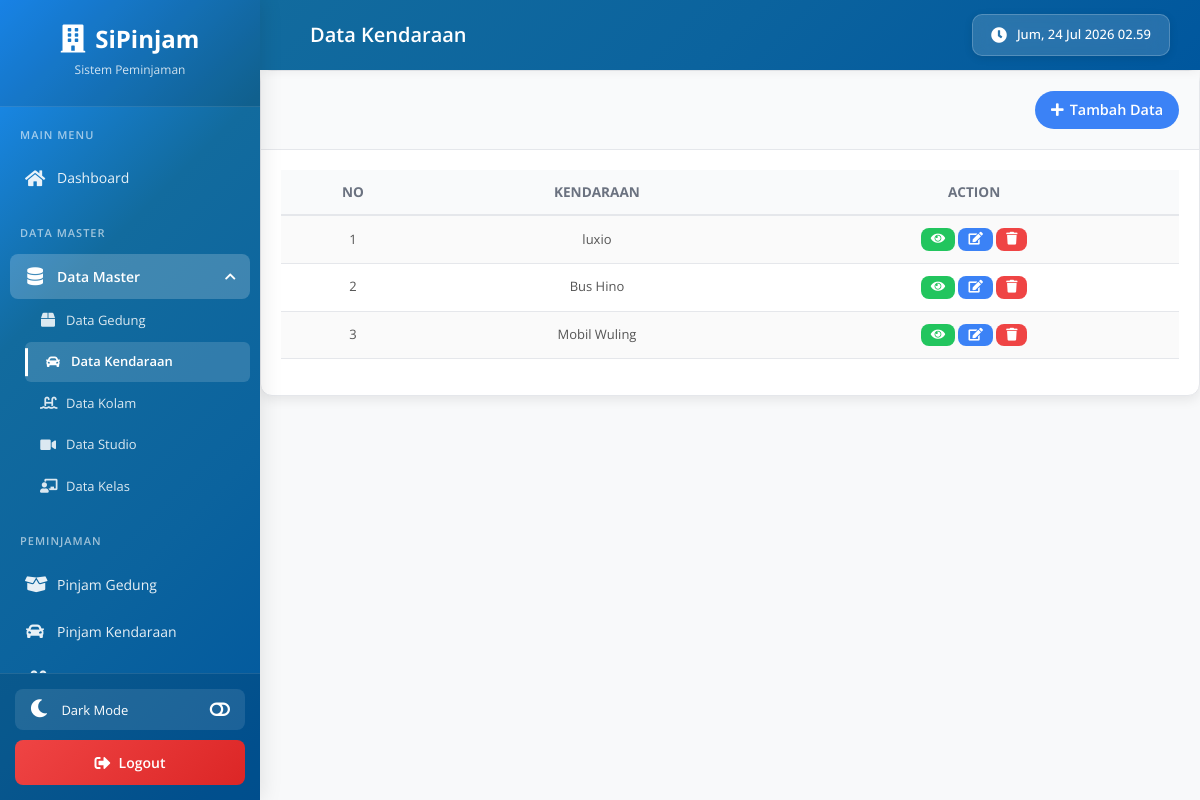
The page /admin/?view=dataruangan (signed in) on the database its author committed.
### tables this page shows
CREATE TABLE `kendaraan` (
  `id_kendaraan` int(11) NOT NULL,
  `nama_kendaraan` varchar(255) DEFAULT NULL,
  `deskripsi` text DEFAULT NULL,
  `foto` varchar(255) DEFAULT NULL
);

### admin/master/ruangan/dataruangan.php (the view, shortened to what this page needs)
<?php
include '../koneksi.php';
function safe($v) {
    return htmlspecialchars((string)$v ?? '', ENT_QUOTES, 'UTF-8');
}
?>
<div class="kendaraan-content">
  <div class="row">
    <div class="col-md-12">
      <div class="card">
        <div class="card-header">
          <div class="d-flex align-items-center">
            <button class="btn btn-primary btn-round ml-auto" data-toggle="modal" data-target="#modalAddRuangan">
              <i class="fa fa-plus"></i> Tambah Data
            </button>
          </div>
        </div>
        <div class="card-body">
          <div class="table-responsive">
            <table id="add-row" class="display table table-striped table-hover">
              <thead>
                <tr>
                  <th>No</th>
                  <th>Kendaraan</th>
                  <th>Action</th>
                </tr>
              </thead>
              <tbody>
                <?php
                  $no = 1;
                  $query = mysqli_query($conn,'SELECT * FROM kendaraan ORDER BY id_kendaraan DESC');
                  while ($ruangan = mysqli_fetch_array($query)) {
                ?>
                <tr>
                  <td><?= $no++ ?></td>
                  <td><?= safe($ruangan['nama_kendaraan']) ?></td>
                  <td>
                    <a href="#modalDetailRuangan<?= $ruangan['id_kendaraan'] ?>" data-toggle="modal" title="Detail" class="btn btn-xs btn-success">
                      <i class="fa fa-eye"></i>
                    </a>
                    <a href="#modalEditRuangan<?= $ruangan['id_kendaraan'] ?>" data-toggle="modal" title="Edit" class="btn btn-xs btn-primary">
                      <i class="fa fa-edit"></i>
                    </a>
                    <a href="#modalHapusRuangan<?= $ruangan['id_kendaraan'] ?>" data-toggle="modal" title="Hapus" class="btn btn-xs btn-danger">
                      <i class="fa fa-trash"></i>
                    </a>
                  </td>
                </tr>
                <?php } ?>
              </tbody>
            </table>
          </div>
        </div>
      </div>
    </div>
  </div>
</div>

### admin/index.php (style rules this page uses)
*, *::before, *::after { box-sizing: border-box; margin: 0; padding: 0; }
html { -webkit-text-size-adjust: 100%; -moz-text-size-adjust: 100%; text-size-adjust: 100%; }
body { margin: 0; padding: 0; background: #f8f9fa; font-family: 'Open Sans', sans-serif; line-height: 1.5; -webkit-font-smoothing: antialiased; -moz-osx-font-smoothing: grayscale; overflow-x: auto; overflow-y: auto; }
input, button, textarea, select { font: inherit; }
.card { border-radius: 12px; box-shadow: 0 2px 15px rgba(0,0,0,0.08); border: none; transition: transform 0.3s ease, box-shadow 0.3s ease; }

### admin/master/ruangan/dataruangan.php (style rules this page uses)
.kendaraan-content, .kendaraan-content * { box-sizing: border-box !important; }
.kendaraan-content .page-header, .kendaraan-content .card, .kendaraan-content .card-header, .kendaraan-content .card-body, .kendaraan-content .row { margin: revert !important; padding: revert !important; }
.kendaraan-content { --ken-primary: #3b82f6; --ken-success: #22c55e; --ken-danger: #ef4444; --ken-text: #1f2937; --ken-muted: #6b7280; --ken-border: #e5e7eb; --ken-card: #ffffff; --ken-shadow: 0 4px 12px rgba(0,0,0,0.08); }
.kendaraan-content .row { display: flex !important; flex-wrap: wrap !important; margin: 0 -15px !important; }
.kendaraan-content .col-md-12 { flex: 0 0 100% !important; max-width: 100% !important; padding: 0 15px !important; }
.kendaraan-content .card { background: var(--ken-card) !important; border: 1px solid var(--ken-border) !important; border-radius: 12px !important; box-shadow: var(--ken-shadow) !important; margin-bottom: 20px !important; }
.kendaraan-content .card-header { padding: 20px !important; background: #f9fafb !important; border-bottom: 1px solid var(--ken-border) !important; }
.kendaraan-content .card-body { padding: 20px !important; }
.kendaraan-content .d-flex { display: flex !important; }
.kendaraan-content .align-items-center { align-items: center !important; }
.kendaraan-content .ml-auto { margin-left: auto !important; }
.kendaraan-content .btn { display: inline-flex !important; align-items: center !important; gap: 6px !important; padding: 8px 16px !important; font-size: 0.9rem !important; font-weight: 600 !important; border: none !important; border-radius: 8px !important; cursor: pointer !important; text-decoration: none !important; transition: all 0.2s ease !important; }
.kendaraan-content .btn-primary { background: var(--ken-primary) !important; color: white !important; }
.kendaraan-content .btn-success { background: var(--ken-success) !important; color: white !important; }
.kendaraan-content .btn-danger { background: var(--ken-danger) !important; color: white !important; }
.kendaraan-content .btn-xs { padding: 5px 10px !important; font-size: 0.8rem !important; }
.kendaraan-content .btn-round { border-radius: 50px !important; }
.kendaraan-content .table-responsive { overflow-x: auto !important; -webkit-overflow-scrolling: touch !important; }
.kendaraan-content .table { width: 100% !important; border-collapse: collapse !important; }
.kendaraan-content .table thead th { font-weight: 700 !important; color: var(--ken-muted) !important; font-size: 0.85rem !important; text-transform: uppercase !important; padding: 12px !important; text-align: center !important; border-bottom: 2px solid var(--ken-border) !important; background: #f9fafb !important; }
.kendaraan-content .table tbody td { padding: 12px !important; vertical-align: middle !important; border-bottom: 1px solid var(--ken-border) !important; text-align: center !important; }
.kendaraan-content .table-striped tbody tr:nth-of-type(odd) { background: rgba(0,0,0,0.02) !important; }

### rows shown on the page
kendaraan: nama_kendaraan "luxio"
kendaraan: nama_kendaraan "Bus Hino"
kendaraan: nama_kendaraan "Mobil Wuling"

### other values the page prints
$pageTitle "Data Kendaraan"
